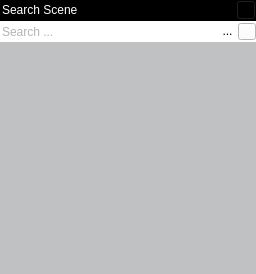
      <widget class="QWidget" name="m_pWidgetSearchScene" native="true">
       <property name="sizePolicy">
        <sizepolicy hsizetype="Expanding" vsizetype="Expanding">
         <horstretch>0</horstretch>
         <verstretch>0</verstretch>
        </sizepolicy>
       </property>
       <property name="styleSheet">
        <string notr="true">background-color:rgb(191,193,194);</string>
       </property>
       <layout class="QVBoxLayout" name="verticalLayout_27">
        <property name="spacing">
         <number>0</number>
        </property>
        <property name="leftMargin">
         <number>0</number>
        </property>
        <property name="topMargin">
         <number>0</number>
        </property>
        <property name="rightMargin">
         <number>0</number>
        </property>
        <property name="bottomMargin">
         <number>0</number>
        </property>
        <item>
         <widget class="QWidget" name="widget_18" native="true">
          <property name="sizePolicy">
           <sizepolicy hsizetype="Expanding" vsizetype="Fixed">
            <horstretch>0</horstretch>
            <verstretch>0</verstretch>
           </sizepolicy>
          </property>
          <property name="minimumSize">
           <size>
            <width>0</width>
            <height>21</height>
           </size>
          </property>
          <property name="maximumSize">
           <size>
            <width>2500</width>
            <height>21</height>
           </size>
          </property>
          <property name="styleSheet">
           <string notr="true">background-color:rgb(0, 0, 0)</string>
          </property>
          <layout class="QHBoxLayout" name="horizontalLayout_22">
           <property name="spacing">
            <number>0</number>
           </property>
           <property name="leftMargin">
            <number>0</number>
           </property>
           <property name="topMargin">
            <number>0</number>
           </property>
           <property name="rightMargin">
            <number>0</number>
           </property>
           <property name="bottomMargin">
            <number>0</number>
           </property>
           <item>
            <widget class="QLabel" name="label_59">
             <property name="sizePolicy">
              <sizepolicy hsizetype="Fixed" vsizetype="Fixed">
               <horstretch>0</horstretch>
               <verstretch>0</verstretch>
              </sizepolicy>
             </property>
             <property name="styleSheet">
              <string notr="true">color:rgb(255, 255, 255)</string>
             </property>
             <property name="text">
              <string>Search Scene</string>
             </property>
             <property name="indent">
              <number>2</number>
             </property>
            </widget>
           </item>
           <item>
            <spacer name="horizontalSpacer_11">
             <property name="orientation">
              <enum>Qt::Horizontal</enum>
             </property>
             <property name="sizeHint" stdset="0">
              <size>
               <width>2</width>
               <height>20</height>
              </size>
             </property>
            </spacer>
           </item>
           <item>
            <widget class="QToolButton" name="m_pToolButtonSearchScene">
             <property name="sizePolicy">
              <sizepolicy hsizetype="Fixed" vsizetype="Fixed">
               <horstretch>0</horstretch>
               <verstretch>0</verstretch>
              </sizepolicy>
             </property>
             <property name="maximumSize">
              <size>
               <width>20</width>
               <height>20</height>
              </size>
             </property>
             <property name="layoutDirection">
              <enum>Qt::RightToLeft</enum>
             </property>
             <property name="text">
              <string>...</string>
             </property>
             <property name="icon">
              <iconset>
               <normaloff>../../../Resources/Icons/close-icon.png</normaloff>../../../Resources/Icons/close-icon.png</iconset>
             </property>
             <property name="iconSize">
              <size>
               <width>10</width>
               <height>10</height>
              </size>
             </property>
            </widget>
           </item>
          </layout>
         </widget>
        </item>
        <item>
         <widget class="QWidget" name="widget" native="true">
          <property name="sizePolicy">
           <sizepolicy hsizetype="Expanding" vsizetype="Expanding">
            <horstretch>0</horstretch>
            <verstretch>0</verstretch>
           </sizepolicy>
          </property>
          <property name="minimumSize">
           <size>
            <width>0</width>
            <height>21</height>
           </size>
          </property>
          <property name="maximumSize">
           <size>
            <width>16777215</width>
            <height>21</height>
           </size>
          </property>
          <property name="styleSheet">
           <string notr="true">background-color:white;</string>
          </property>
          <layout class="QHBoxLayout" name="horizontalLayout_25">
           <property name="spacing">
            <number>0</number>
           </property>
           <property name="sizeConstraint">
            <enum>QLayout::SetMaximumSize</enum>
           </property>
           <property name="leftMargin">
            <number>0</number>
           </property>
           <property name="topMargin">
            <number>0</number>
           </property>
           <property name="rightMargin">
            <number>0</number>
           </property>
           <property name="bottomMargin">
            <number>0</number>
           </property>
           <item>
            <widget class="QLineEdit" name="m_p_LineEdit_Search">
             <property name="sizePolicy">
              <sizepolicy hsizetype="Expanding" vsizetype="Expanding">
               <horstretch>0</horstretch>
               <verstretch>0</verstretch>
              </sizepolicy>
             </property>
             <property name="minimumSize">
              <size>
               <width>0</width>
               <height>21</height>
              </size>
             </property>
             <property name="maximumSize">
              <size>
               <width>16777215</width>
               <height>21</height>
              </size>
             </property>
             <property name="styleSheet">
              <string notr="true">color:rgb(105,105,105);
background-color:transparent;
border-radius: 0px;
border:0px;</string>
             </property>
             <property name="frame">
              <bool>false</bool>
             </property>
             <property name="placeholderText">
              <string>Search ...</string>
             </property>
             <property name="cursorMoveStyle">
              <enum>Qt::LogicalMoveStyle</enum>
             </property>
            </widget>
           </item>
           <item>
            <widget class="QToolButton" name="m_p_ToolButton_Search">
             <property name="minimumSize">
              <size>
               <width>21</width>
               <height>0</height>
              </size>
             </property>
             <property name="maximumSize">
              <size>
               <width>20</width>
               <height>20</height>
              </size>
             </property>
             <property name="autoFillBackground">
              <bool>false</bool>
             </property>
             <property name="styleSheet">
              <string notr="true">background-color:transparent;
border: 0px;</string>
             </property>
             <property name="text">
              <string>...</string>
             </property>
             <property name="icon">
              <iconset>
               <normaloff>../../../2013/Resources/Icons/toolbar_find.png</normaloff>../../../2013/Resources/Icons/toolbar_find.png</iconset>
             </property>
             <property name="autoRaise">
              <bool>true</bool>
             </property>
            </widget>
           </item>
           <item>
            <widget class="QToolButton" name="m_p_ToolButton_SearchClose">
             <property name="text">
              <string/>
             </property>
             <property name="icon">
              <iconset>
               <normaloff>../../../Resources/Icons/close-icon.png</normaloff>../../../Resources/Icons/close-icon.png</iconset>
             </property>
             <property name="iconSize">
              <size>
               <width>10</width>
               <height>10</height>
              </size>
             </property>
            </widget>
           </item>
          </layout>
         </widget>
        </item>
        <item>
         <widget class="QWidget" name="m_pSearchListWidget" native="true">
          <property name="enabled">
           <bool>true</bool>
          </property>
          <property name="styleSheet">
           <string notr="true">background-color:rgb(191,193,194);</string>
          </property>
          <layout class="QHBoxLayout" name="horizontalLayout_4">
           <property name="spacing">
            <number>0</number>
           </property>
           <property name="leftMargin">
            <number>0</number>
           </property>
           <property name="topMargin">
            <number>0</number>
           </property>
           <property name="rightMargin">
            <number>0</number>
           </property>
           <property name="bottomMargin">
            <number>0</number>
           </property>
           <item>
            <widget class="QListView" name="m_pListView">
             <property name="enabled">
              <bool>true</bool>
             </property>
             <property name="styleSheet">
              <string notr="true">QListView {
	background-color:rgb(191,193,194);
	selection-background-color: rgb(132, 132, 132);
	color:rgb(255,255,255);
}

QListView::item:hover,QListView::item:selected {
	background-color: rgb(132, 132, 132)
}
</string>
             </property>
             <property name="frameShape">
              <enum>QFrame::NoFrame</enum>
             </property>
             <property name="lineWidth">
              <number>1</number>
             </property>
             <property name="midLineWidth">
              <number>0</number>
             </property>
             <property name="tabKeyNavigation">
              <bool>true</bool>
             </property>
             <property name="alternatingRowColors">
              <bool>false</bool>
             </property>
             <property name="iconSize">
              <size>
               <width>0</width>
               <height>0</height>
              </size>
             </property>
             <property name="textElideMode">
              <enum>Qt::ElideLeft</enum>
             </property>
             <property name="resizeMode">
              <enum>QListView::Adjust</enum>
             </property>
             <property name="layoutMode">
              <enum>QListView::SinglePass</enum>
             </property>
             <property name="spacing">
              <number>1</number>
             </property>
             <property name="gridSize">
              <size>
               <width>0</width>
               <height>16</height>
              </size>
             </property>
             <property name="batchSize">
              <number>100</number>
             </property>
             <property name="selectionRectVisible">
              <bool>true</bool>
             </property>
            </widget>
           </item>
          </layout>
         </widget>
        </item>
        <item>
         <spacer name="verticalSpacer">
          <property name="orientation">
           <enum>Qt::Vertical</enum>
          </property>
          <property name="sizeHint" stdset="0">
           <size>
            <width>20</width>
            <height>40</height>
           </size>
          </property>
         </spacer>
        </item>
       </layout>
      </widget>
